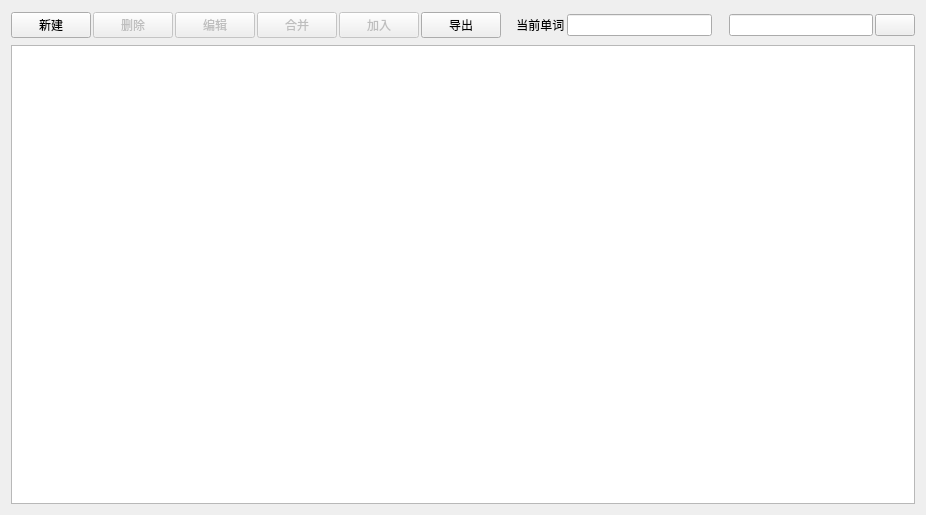
<ui version="4.0" >
 <class>GroupDlgClass</class>
 <widget class="QDialog" name="GroupDlgClass" >
  <property name="geometry" >
   <rect>
    <x>0</x>
    <y>0</y>
    <width>926</width>
    <height>515</height>
   </rect>
  </property>
  <property name="windowTitle" >
   <string>GroupDlg</string>
  </property>
  <property name="windowIcon" >
   <iconset>
    <normaloff/>
   </iconset>
  </property>
  <layout class="QGridLayout" name="gridLayout" >
   <property name="horizontalSpacing" >
    <number>2</number>
   </property>
   <item row="0" column="8" >
    <spacer>
     <property name="orientation" >
      <enum>Qt::Horizontal</enum>
     </property>
     <property name="sizeType" >
      <enum>QSizePolicy::Preferred</enum>
     </property>
     <property name="sizeHint" stdset="0" >
      <size>
       <width>13</width>
       <height>28</height>
      </size>
     </property>
    </spacer>
   </item>
   <item row="0" column="0" >
    <widget class="QPushButton" name="buttonNew" >
     <property name="text" >
      <string>新建</string>
     </property>
     <property name="icon" >
      <iconset resource="Entrance.qrc" >
       <normaloff>:/Entrance/Images/new.png</normaloff>:/Entrance/Images/new.png</iconset>
     </property>
     <property name="iconSize" >
      <size>
       <width>24</width>
       <height>24</height>
      </size>
     </property>
     <property name="autoDefault" >
      <bool>false</bool>
     </property>
    </widget>
   </item>
   <item row="0" column="1" >
    <widget class="QPushButton" name="buttonDel" >
     <property name="enabled" >
      <bool>false</bool>
     </property>
     <property name="text" >
      <string>删除</string>
     </property>
     <property name="icon" >
      <iconset resource="Entrance.qrc" >
       <normaloff>:/Entrance/Images/button_cancel.png</normaloff>:/Entrance/Images/button_cancel.png</iconset>
     </property>
     <property name="iconSize" >
      <size>
       <width>24</width>
       <height>24</height>
      </size>
     </property>
     <property name="autoDefault" >
      <bool>false</bool>
     </property>
    </widget>
   </item>
   <item row="0" column="2" >
    <widget class="QPushButton" name="buttonEdit" >
     <property name="enabled" >
      <bool>false</bool>
     </property>
     <property name="text" >
      <string>编辑</string>
     </property>
     <property name="icon" >
      <iconset resource="Entrance.qrc" >
       <normaloff>:/Entrance/Images/Notepad2.png</normaloff>:/Entrance/Images/Notepad2.png</iconset>
     </property>
     <property name="iconSize" >
      <size>
       <width>24</width>
       <height>24</height>
      </size>
     </property>
     <property name="autoDefault" >
      <bool>false</bool>
     </property>
    </widget>
   </item>
   <item row="0" column="3" >
    <widget class="QPushButton" name="buttonUnite" >
     <property name="enabled" >
      <bool>false</bool>
     </property>
     <property name="text" >
      <string>合并</string>
     </property>
     <property name="icon" >
      <iconset resource="Entrance.qrc" >
       <normaloff>:/Entrance/Images/Package_02.png</normaloff>:/Entrance/Images/Package_02.png</iconset>
     </property>
     <property name="iconSize" >
      <size>
       <width>24</width>
       <height>24</height>
      </size>
     </property>
     <property name="autoDefault" >
      <bool>false</bool>
     </property>
    </widget>
   </item>
   <item row="0" column="4" >
    <widget class="QPushButton" name="buttonJoin" >
     <property name="enabled" >
      <bool>false</bool>
     </property>
     <property name="text" >
      <string>加入</string>
     </property>
     <property name="icon" >
      <iconset resource="Entrance.qrc" >
       <normaloff>:/Entrance/Images/User_02.png</normaloff>:/Entrance/Images/User_02.png</iconset>
     </property>
     <property name="iconSize" >
      <size>
       <width>24</width>
       <height>24</height>
      </size>
     </property>
     <property name="autoDefault" >
      <bool>true</bool>
     </property>
     <property name="default" >
      <bool>true</bool>
     </property>
    </widget>
   </item>
   <item row="0" column="5" >
    <widget class="QPushButton" name="buttonExport" >
     <property name="text" >
      <string>导出</string>
     </property>
     <property name="icon" >
      <iconset resource="Entrance.qrc" >
       <normaloff>:/Entrance/Images/ni_png_2_0837.png</normaloff>:/Entrance/Images/ni_png_2_0837.png</iconset>
     </property>
     <property name="iconSize" >
      <size>
       <width>24</width>
       <height>24</height>
      </size>
     </property>
    </widget>
   </item>
   <item row="0" column="7" >
    <widget class="QLineEdit" name="lineEditCurrentWord" >
     <property name="readOnly" >
      <bool>true</bool>
     </property>
    </widget>
   </item>
   <item row="0" column="9" >
    <widget class="QLineEdit" name="lineEditSearch" >
     <property name="sizePolicy" >
      <sizepolicy vsizetype="Fixed" hsizetype="Expanding" >
       <horstretch>0</horstretch>
       <verstretch>0</verstretch>
      </sizepolicy>
     </property>
     <property name="maximumSize" >
      <size>
       <width>200</width>
       <height>16777215</height>
      </size>
     </property>
    </widget>
   </item>
   <item row="0" column="10" >
    <widget class="QPushButton" name="buttonNext" >
     <property name="icon" >
      <iconset resource="Entrance.qrc" >
       <normaloff>:/Entrance/Images/rightarrow.png</normaloff>:/Entrance/Images/rightarrow.png</iconset>
     </property>
    </widget>
   </item>
   <item row="1" column="0" colspan="11" >
    <widget class="QTableView" name="tableView" >
     <property name="editTriggers" >
      <set>QAbstractItemView::NoEditTriggers</set>
     </property>
     <property name="selectionMode" >
      <enum>QAbstractItemView::ExtendedSelection</enum>
     </property>
     <property name="selectionBehavior" >
      <enum>QAbstractItemView::SelectRows</enum>
     </property>
     <property name="sortingEnabled" >
      <bool>true</bool>
     </property>
    </widget>
   </item>
   <item row="0" column="6" >
    <widget class="QLabel" name="label_2" >
     <property name="text" >
      <string>    当前单词</string>
     </property>
    </widget>
   </item>
  </layout>
 </widget>
 <layoutdefault spacing="6" margin="11" />
 <tabstops>
  <tabstop>lineEditSearch</tabstop>
  <tabstop>buttonJoin</tabstop>
  <tabstop>buttonDel</tabstop>
  <tabstop>buttonNew</tabstop>
  <tabstop>tableView</tabstop>
  <tabstop>buttonNext</tabstop>
 </tabstops>
 <resources>
  <include location="Entrance.qrc" />
 </resources>
 <connections/>
</ui>
